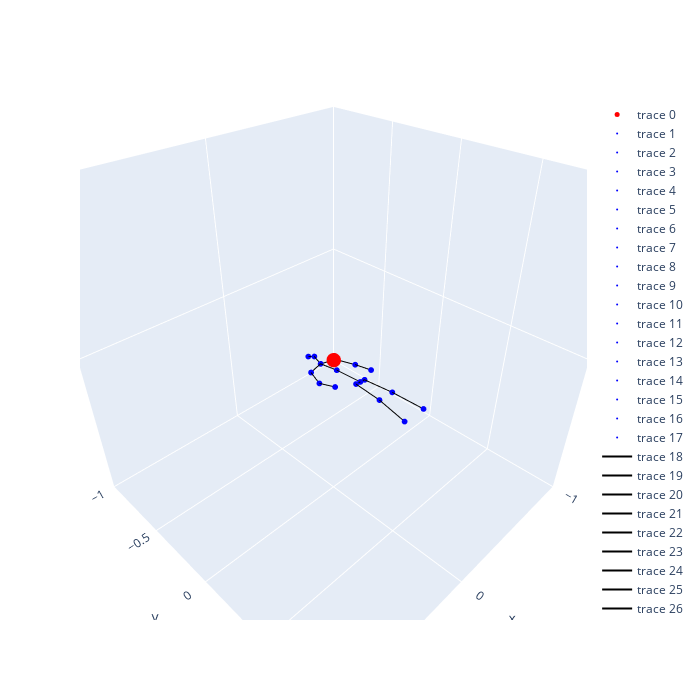

Notebook code cell kept with this figure:
### Code cell
pos = copy.deepcopy(aihub_3d)
points_aihub_3d = array2dict(pos, h36m_keypoints) # array to dict for visualization
interact(draw_skeleton(points_aihub_3d, h36m_connections))

### Figure 1 — Plotly figure (JSON) as saved in the notebook; plotly's stock layout.template omitted (floating-point values rounded to 4 significant figures)
{"data": [{"marker": {"color": "red", "size": 5}, "mode": "markers", "type": "scatter3d", "x": [0], "y": [0], "z": [0]}, {"marker": {"color": "blue", "size": 2}, "mode": "markers", "type": "scatter3d", "x": [-0.03481], "y": [0.1718], "z": [-0.07782]}, {"marker": {"color": "blue", "size": 2}, "mode": "markers", "type": "scatter3d", "x": [-0.06655], "y": [0.174], "z": [-0.07906]}, {"marker": {"color": "blue", "size": 2}, "mode": "markers", "type": "scatter3d", "x": [-0.08839], "y": [0.355], "z": [-0.07829]}, {"marker": {"color": "blue", "size": 2}, "mode": "markers", "type": "scatter3d", "x": [-0.1204], "y": [0.5437], "z": [-0.101]}, {"marker": {"color": "blue", "size": 2}, "mode": "markers", "type": "scatter3d", "x": [-0.003082], "y": [0.1695], "z": [-0.07657]}, {"marker": {"color": "blue", "size": 2}, "mode": "markers", "type": "scatter3d", "x": [0.01067], "y": [0.3517], "z": [-0.07653]}, {"marker": {"color": "blue", "size": 2}, "mode": "markers", "type": "scatter3d", "x": [0.03608], "y": [0.5453], "z": [-0.09108]}, {"marker": {"color": "blue", "size": 2}, "mode": "markers", "type": "scatter3d", "x": [-0.0316], "y": [-0.006339], "z": [-0.08882]}, {"marker": {"color": "blue", "size": 2}, "mode": "markers", "type": "scatter3d", "x": [-0.03764], "y": [-0.1439], "z": [-0.1177]}, {"marker": {"color": "blue", "size": 2}, "mode": "markers", "type": "scatter3d", "x": [-0.03764], "y": [-0.196], "z": [-0.09162]}, {"marker": {"color": "blue", "size": 2}, "mode": "markers", "type": "scatter3d", "x": [-0.03764], "y": [-0.2481], "z": [-0.1177]}, {"marker": {"color": "blue", "size": 2}, "mode": "markers", "type": "scatter3d", "x": [0.06683], "y": [-0.1134], "z": [-0.1096]}, {"marker": {"color": "blue", "size": 2}, "mode": "markers", "type": "scatter3d", "x": [0.1083], "y": [-0.002714], "z": [-0.105]}, {"marker": {"color": "blue", "size": 2}, "mode": "markers", "type": "scatter3d", "x": [0.1014], "y": [0.1135], "z": [-0.07028]}, {"marker": {"color": "blue", "size": 2}, "mode": "markers", "type": "scatter3d", "x": [-0.1339], "y": [-0.1143], "z": [-0.1209]}, {"marker": {"color": "blue", "size": 2}, "mode": "markers", "type": "scatter3d", "x": [-0.1755], "y": [0.001286], "z": [-0.1201]}, {"marker": {"color": "blue", "size": 2}, "mode": "markers", "type": "scatter3d", "x": [-0.1767], "y": [0.1236], "z": [-0.09586]}, {"line": {"color": "black"}, "mode": "lines", "type": "scatter3d", "x": [-0.03481, -0.06655], "y": [0.1718, 0.174], "z": [-0.07782, -0.07906]}, {"line": {"color": "black"}, "mode": "lines", "type": "scatter3d", "x": [-0.03481, -0.003082], "y": [0.1718, 0.1695], "z": [-0.07782, -0.07657]}, {"line": {"color": "black"}, "mode": "lines", "type": "scatter3d", "x": [-0.03481, -0.0316], "y": [0.1718, -0.006339], "z": [-0.07782, -0.08882]}, {"line": {"color": "black"}, "mode": "lines", "type": "scatter3d", "x": [-0.06655, -0.08839], "y": [0.174, 0.355], "z": [-0.07906, -0.07829]}, {"line": {"color": "black"}, "mode": "lines", "type": "scatter3d", "x": [-0.08839, -0.1204], "y": [0.355, 0.5437], "z": [-0.07829, -0.101]}, {"line": {"color": "black"}, "mode": "lines", "type": "scatter3d", "x": [-0.003082, 0.01067], "y": [0.1695, 0.3517], "z": [-0.07657, -0.07653]}, {"line": {"color": "black"}, "mode": "lines", "type": "scatter3d", "x": [0.01067, 0.03608], "y": [0.3517, 0.5453], "z": [-0.07653, -0.09108]}, {"line": {"color": "black"}, "mode": "lines", "type": "scatter3d", "x": [-0.0316, -0.03764], "y": [-0.006339, -0.1439], "z": [-0.08882, -0.1177]}, {"line": {"color": "black"}, "mode": "lines", "type": "scatter3d", "x": [-0.03764, -0.03764], "y": [-0.1439, -0.196], "z": [-0.1177, -0.09162]}, {"line": {"color": "black"}, "mode": "lines", "type": "scatter3d", "x": [-0.03764, -0.03764], "y": [-0.196, -0.2481], "z": [-0.09162, -0.1177]}, {"line": {"color": "black"}, "mode": "lines", "type": "scatter3d", "x": [-0.03764, -0.1339], "y": [-0.1439, -0.1143], "z": [-0.1177, -0.1209]}, {"line": {"color": "black"}, "mode": "lines", "type": "scatter3d", "x": [-0.1339, -0.1755], "y": [-0.1143, 0.001286], "z": [-0.1209, -0.1201]}, {"line": {"color": "black"}, "mode": "lines", "type": "scatter3d", "x": [-0.1755, -0.1767], "y": [0.001286, 0.1236], "z": [-0.1201, -0.09586]}, {"line": {"color": "black"}, "mode": "lines", "type": "scatter3d", "x": [-0.03764, 0.06683], "y": [-0.1439, -0.1134], "z": [-0.1177, -0.1096]}, {"line": {"color": "black"}, "mode": "lines", "type": "scatter3d", "x": [0.06683, 0.1083], "y": [-0.1134, -0.002714], "z": [-0.1096, -0.105]}, {"line": {"color": "black"}, "mode": "lines", "type": "scatter3d", "x": [0.1083, 0.1014], "y": [-0.002714, 0.1135], "z": [-0.105, -0.07028]}], "layout": {"autosize": false, "height": 700, "scene": {"aspectratio": {"x": 1, "y": 1, "z": 1}, "camera": {"eye": {"x": 1, "y": 1, "z": 1}}, "xaxis": {"range": [-1, 1]}, "yaxis": {"range": [-1, 1]}, "zaxis": {"range": [-1, 1]}}, "width": 700}}
